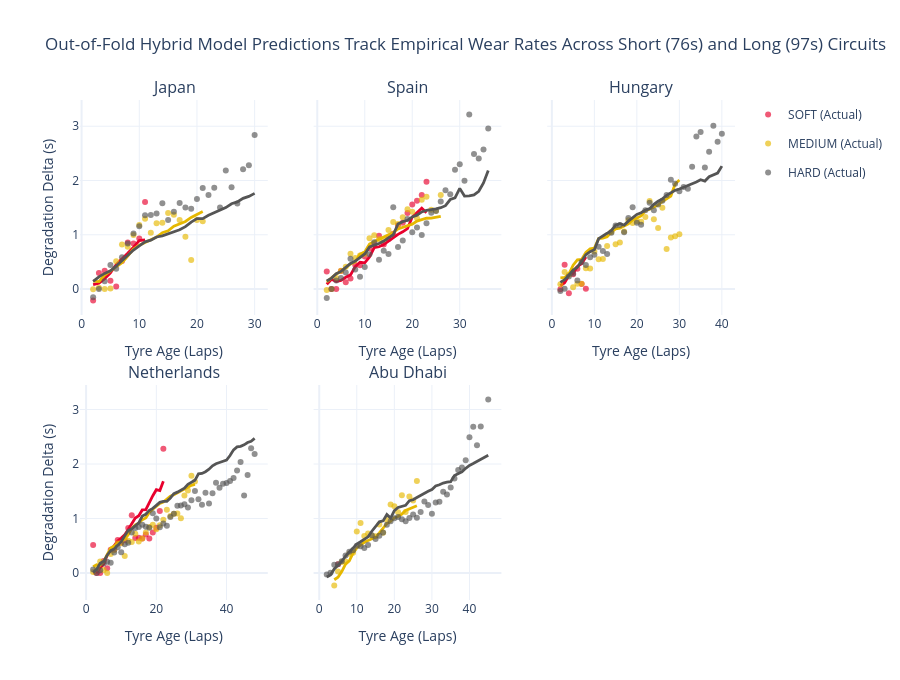

Notebook source saved alongside this figure:
### Markdown cell above
## 3. Predicted Degradation Curves: Expressive Model vs. Linear Baseline

Below we compare the out-of-fold degradation curves predicted by the **Hybrid Physics-Guided Monotonic Boosting** model against the **Linear Baseline** and actual binned observations across all five held-out circuits.

### Code cell
binned_oof = (
    oof_df.groupby(["Circuit", "Compound", "TyreLife"], as_index=False)
    .agg(
        ActualDelta=("StintDegradationDelta", "median"),
        BaselinePred=("Pred_Baseline_Delta", "median"),
        HybridPred=("Pred_Hybrid_Delta", "median"),
        LapsCount=("LapNumber", "count"),
    )
)
binned_oof = binned_oof[binned_oof["LapsCount"] >= 2].copy()

circuits_order = list(DEFAULT_RACES_2024.keys())
fig_pred = make_subplots(
    rows=2,
    cols=3,
    subplot_titles=circuits_order,
    shared_xaxes=False,
    shared_yaxes=True,
    vertical_spacing=0.14,
    horizontal_spacing=0.07,
)

for idx, circuit in enumerate(circuits_order):
    r = (idx // 3) + 1
    c = (idx % 3) + 1
    c_sub = binned_oof[binned_oof["Circuit"] == circuit]

    for comp in ["SOFT", "MEDIUM", "HARD"]:
        sub = c_sub[c_sub["Compound"] == comp].sort_values("TyreLife")
        if sub.empty:
            continue

        # Actual median observations
        fig_pred.add_trace(
            go.Scatter(
                x=sub["TyreLife"],
                y=sub["ActualDelta"],
                mode="markers",
                name=f"{comp} (Actual)",
                legendgroup=comp,
                showlegend=(idx == 0),
                marker=dict(color=COMPOUND_COLORS[comp], size=6, opacity=0.65),
            ),
            row=r,
            col=c,
        )
        # Out-of-fold Hybrid model curve
        fig_pred.add_trace(
            go.Scatter(
                x=sub["TyreLife"],
                y=sub["HybridPred"],
                mode="lines",
                name=f"{comp} (Hybrid LORO Pred)",
                legendgroup=comp,
                showlegend=False,
                line=dict(color=COMPOUND_COLORS[comp], width=2.8),
            ),
            row=r,
            col=c,
        )

    fig_pred.update_xaxes(title_text="Tyre Age (Laps)", row=r, col=c)
    if c == 1:
        fig_pred.update_yaxes(title_text="Degradation Delta (s)", row=r, col=c)

fig_pred.update_layout(
    title_text="Out-of-Fold Hybrid Model Predictions Track Empirical Wear Rates Across Short (76s) and Long (97s) Circuits",
    template="plotly_white",
    height=680,
)
fig_pred.show()

### Figure 1 — Plotly figure (JSON) as saved in the notebook; plotly's stock layout.template omitted (floating-point values rounded to 4 significant figures)
{"data": [{"legendgroup": "SOFT", "marker": {"color": "#E8002D", "opacity": 0.65, "size": 6}, "mode": "markers", "name": "SOFT (Actual)", "showlegend": true, "type": "scatter", "x": [2, 3, 4, 5, 6, 7, 8, 9, 10, 11], "xaxis": "x", "y": [-0.211, 0.2965, 0.3358, 0.1552, 0.04524, 0.518, 0.8576, 0.8398, 0.9322, 1.602], "yaxis": "y"}, {"legendgroup": "SOFT", "line": {"color": "#E8002D", "width": 2.8}, "mode": "lines", "name": "SOFT (Hybrid LORO Pred)", "showlegend": false, "type": "scatter", "x": [2, 3, 4, 5, 6, 7, 8, 9, 10, 11], "xaxis": "x", "y": [0.08188, 0.1068, 0.1903, 0.3004, 0.4515, 0.5465, 0.6599, 0.7724, 0.8945, 0.9076], "yaxis": "y"}, {"legendgroup": "MEDIUM", "marker": {"color": "#E6B800", "opacity": 0.65, "size": 6}, "mode": "markers", "name": "MEDIUM (Actual)", "showlegend": true, "type": "scatter", "x": [2, 3, 4, 5, 6, 7, 8, 9, 10, 11, 12, 13, 14, 15, 16, 17, 18, 19, 20, 21], "xaxis": "x", "y": [-0.00512, 0.02468, 0.0, 0.00798, 0.512, 0.8224, 0.7792, 0.9971, 1.182, 1.294, 1.039, 1.214, 1.22, 1.4, 1.371, 1.27, 0.9647, 0.5346, 1.274, 1.248], "yaxis": "y"}, {"legendgroup": "MEDIUM", "line": {"color": "#E6B800", "width": 2.8}, "mode": "lines", "name": "MEDIUM (Hybrid LORO Pred)", "showlegend": false, "type": "scatter", "x": [2, 3, 4, 5, 6, 7, 8, 9, 10, 11, 12, 13, 14, 15, 16, 17, 18, 19, 20, 21], "xaxis": "x", "y": [0.1447, 0.1369, 0.2572, 0.3287, 0.3958, 0.4833, 0.6092, 0.7386, 0.8087, 0.8601, 0.9204, 0.9572, 1.038, 1.072, 1.159, 1.204, 1.246, 1.319, 1.366, 1.428], "yaxis": "y"}, {"legendgroup": "HARD", "marker": {"color": "#555555", "opacity": 0.65, "size": 6}, "mode": "markers", "name": "HARD (Actual)", "showlegend": true, "type": "scatter", "x": [2, 3, 4, 5, 6, 7, 8, 9, 10, 11, 12, 13, 14, 15, 16, 17, 18, 19, 20, 21, 22, 23, 24, 25, 26, 27, 28, 29, 30], "xaxis": "x", "y": [-0.152, 0.0, 0.1416, 0.4445, 0.3724, 0.5862, 0.8378, 1.024, 1.159, 1.359, 1.366, 1.391, 1.582, 1.272, 1.423, 1.587, 1.503, 1.481, 1.658, 1.861, 1.732, 1.865, 1.502, 2.184, 1.876, 1.577, 2.207, 2.281, 2.84], "yaxis": "y"}, {"legendgroup": "HARD", "line": {"color": "#555555", "width": 2.8}, "mode": "lines", "name": "HARD (Hybrid LORO Pred)", "showlegend": false, "type": "scatter", "x": [2, 3, 4, 5, 6, 7, 8, 9, 10, 11, 12, 13, 14, 15, 16, 17, 18, 19, 20, 21, 22, 23, 24, 25, 26, 27, 28, 29, 30], "xaxis": "x", "y": [0.1422, 0.2253, 0.2885, 0.3364, 0.4237, 0.5252, 0.6124, 0.7188, 0.7961, 0.8687, 0.9009, 0.9593, 0.98, 1.013, 1.048, 1.091, 1.149, 1.235, 1.298, 1.297, 1.358, 1.402, 1.45, 1.5, 1.572, 1.605, 1.671, 1.708, 1.763], "yaxis": "y"}, {"legendgroup": "SOFT", "marker": {"color": "#E8002D", "opacity": 0.65, "size": 6}, "mode": "markers", "name": "SOFT (Actual)", "showlegend": false, "type": "scatter", "x": [2, 3, 4, 5, 6, 7, 8, 9, 10, 11, 12, 13, 14, 15, 16, 17, 18, 19, 20, 21, 22, 23], "xaxis": "x2", "y": [0.3246, 0.0, 0.0, 0.3303, 0.1269, 0.1962, 0.4416, 0.438, 0.6008, 0.7498, 0.8268, 0.9837, 0.8203, 0.9237, 1.017, 1.175, 1.221, 1.403, 1.558, 1.629, 1.734, 1.975], "yaxis": "y2"}, {"legendgroup": "SOFT", "line": {"color": "#E8002D", "width": 2.8}, "mode": "lines", "name": "SOFT (Hybrid LORO Pred)", "showlegend": false, "type": "scatter", "x": [2, 3, 4, 5, 6, 7, 8, 9, 10, 11, 12, 13, 14, 15, 16, 17, 18, 19, 20, 21, 22, 23], "xaxis": "x2", "y": [0.0877, 0.1802, 0.137, 0.1601, 0.2164, 0.2616, 0.4149, 0.4937, 0.4827, 0.5917, 0.7654, 0.7793, 0.8181, 0.8821, 0.9457, 1.008, 1.054, 1.115, 1.327, 1.414, 1.491, 1.406], "yaxis": "y2"}, {"legendgroup": "MEDIUM", "marker": {"color": "#E6B800", "opacity": 0.65, "size": 6}, "mode": "markers", "name": "MEDIUM (Actual)", "showlegend": false, "type": "scatter", "x": [2, 3, 4, 5, 6, 7, 8, 9, 10, 11, 12, 13, 14, 15, 16, 17, 18, 19, 20, 21, 22, 23, 24, 25, 26], "xaxis": "x2", "y": [-0.0177, 0.0, 0.2036, 0.3362, 0.4122, 0.6485, 0.5704, 0.616, 0.6494, 0.9372, 0.9918, 0.9157, 0.9172, 1.089, 1.234, 1.197, 1.325, 1.47, 1.424, 1.305, 1.643, 1.703, 1.461, 1.444, 1.734], "yaxis": "y2"}, {"legendgroup": "MEDIUM", "line": {"color": "#E6B800", "width": 2.8}, "mode": "lines", "name": "MEDIUM (Hybrid LORO Pred)", "showlegend": false, "type": "scatter", "x": [2, 3, 4, 5, 6, 7, 8, 9, 10, 11, 12, 13, 14, 15, 16, 17, 18, 19, 20, 21, 22, 23, 24, 25, 26], "xaxis": "x2", "y": [0.1317, 0.2101, 0.2767, 0.3232, 0.3968, 0.4643, 0.5021, 0.6419, 0.6817, 0.8306, 0.876, 0.9199, 0.9657, 1.004, 1.039, 1.107, 1.132, 1.161, 1.195, 1.253, 1.282, 1.305, 1.307, 1.317, 1.34], "yaxis": "y2"}, {"legendgroup": "HARD", "marker": {"color": "#555555", "opacity": 0.65, "size": 6}, "mode": "markers", "name": "HARD (Actual)", "showlegend": false, "type": "scatter", "x": [2, 3, 4, 5, 6, 7, 8, 9, 10, 11, 12, 13, 14, 15, 16, 17, 18, 19, 20, 21, 22, 23, 24, 25, 26, 27, 28, 29, 30, 31, 32, 33, 34, 35, 36], "xaxis": "x2", "y": [-0.1666, 0.0, 0.1558, 0.2022, 0.3065, 0.5564, 0.3625, 0.2253, 0.4072, 0.6424, 0.8604, 0.54, 0.7047, 0.644, 1.51, 0.7762, 0.8933, 1.291, 1.047, 1.134, 0.9943, 1.212, 1.407, 1.438, 1.612, 1.821, 1.748, 2.199, 2.3, 1.995, 3.216, 2.486, 2.405, 2.573, 2.958], "yaxis": "y2"}, {"legendgroup": "HARD", "line": {"color": "#555555", "width": 2.8}, "mode": "lines", "name": "HARD (Hybrid LORO Pred)", "showlegend": false, "type": "scatter", "x": [2, 3, 4, 5, 6, 7, 8, 9, 10, 11, 12, 13, 14, 15, 16, 17, 18, 19, 20, 21, 22, 23, 24, 25, 26, 27, 28, 29, 30, 31, 32, 33, 34, 35, 36], "xaxis": "x2", "y": [0.1483, 0.2012, 0.2843, 0.3249, 0.3992, 0.4728, 0.5146, 0.5852, 0.6469, 0.7761, 0.8051, 0.838, 0.8843, 0.9414, 1.001, 1.198, 1.241, 1.267, 1.329, 1.361, 1.421, 1.452, 1.461, 1.476, 1.499, 1.536, 1.649, 1.682, 1.855, 1.713, 1.717, 1.735, 1.801, 1.956, 2.185], "yaxis": "y2"}, {"legendgroup": "SOFT", "marker": {"color": "#E8002D", "opacity": 0.65, "size": 6}, "mode": "markers", "name": "SOFT (Actual)", "showlegend": false, "type": "scatter", "x": [2, 3, 4, 5, 6, 7, 8], "xaxis": "x3", "y": [-0.0028, 0.4494, -0.07668, 0.2737, 0.3745, 0.09416, 0.00746], "yaxis": "y3"}, {"legendgroup": "SOFT", "line": {"color": "#E8002D", "width": 2.8}, "mode": "lines", "name": "SOFT (Hybrid LORO Pred)", "showlegend": false, "type": "scatter", "x": [2, 3, 4, 5, 6, 7, 8], "xaxis": "x3", "y": [0.06081, 0.1162, 0.249, 0.2865, 0.4171, 0.4673, 0.5901], "yaxis": "y3"}, {"legendgroup": "MEDIUM", "marker": {"color": "#E6B800", "opacity": 0.65, "size": 6}, "mode": "markers", "name": "MEDIUM (Actual)", "showlegend": false, "type": "scatter", "x": [2, 3, 4, 5, 6, 7, 8, 9, 10, 11, 12, 13, 14, 15, 16, 17, 18, 19, 20, 21, 22, 23, 24, 25, 26, 27, 28, 29, 30], "xaxis": "x3", "y": [0.08836, 0.3141, 0.262, 0.03396, 0.0964, 0.0968, 0.3817, 0.3766, 0.6923, 0.5491, 0.5531, 0.7951, 1.05, 0.8252, 0.859, 1.062, 1.268, 1.218, 1.253, 1.242, 1.328, 1.623, 1.285, 1.126, 1.496, 0.7382, 0.951, 0.9734, 1.008], "yaxis": "y3"}, {"legendgroup": "MEDIUM", "line": {"color": "#E6B800", "width": 2.8}, "mode": "lines", "name": "MEDIUM (Hybrid LORO Pred)", "showlegend": false, "type": "scatter", "x": [2, 3, 4, 5, 6, 7, 8, 9, 10, 11, 12, 13, 14, 15, 16, 17, 18, 19, 20, 21, 22, 23, 24, 25, 26, 27, 28, 29, 30], "xaxis": "x3", "y": [0.207, 0.2139, 0.2736, 0.4388, 0.5393, 0.5455, 0.6729, 0.7402, 0.7542, 0.93, 0.9389, 0.9646, 1.049, 1.11, 1.122, 1.163, 1.203, 1.273, 1.31, 1.348, 1.446, 1.47, 1.511, 1.546, 1.613, 1.664, 1.713, 1.936, 2.008], "yaxis": "y3"}, {"legendgroup": "HARD", "marker": {"color": "#555555", "opacity": 0.65, "size": 6}, "mode": "markers", "name": "HARD (Actual)", "showlegend": false, "type": "scatter", "x": [2, 3, 4, 5, 6, 7, 8, 9, 10, 11, 12, 13, 14, 15, 16, 17, 18, 19, 20, 21, 22, 23, 24, 25, 26, 27, 28, 29, 30, 31, 32, 33, 34, 35, 36, 37, 38, 39, 40], "xaxis": "x3", "y": [-0.0344, 0.0059, 0.2334, 0.2868, 0.1554, 0.4979, 0.4447, 0.5864, 0.6316, 0.7794, 0.6995, 0.6448, 1.036, 1.169, 1.179, 1.049, 1.309, 1.507, 1.223, 1.184, 1.451, 1.591, 1.452, 1.56, 1.627, 1.733, 2.012, 1.939, 1.801, 1.879, 1.849, 2.252, 2.81, 2.895, 2.238, 2.53, 3.009, 2.715, 2.863], "yaxis": "y3"}, {"legendgroup": "HARD", "line": {"color": "#555555", "width": 2.8}, "mode": "lines", "name": "HARD (Hybrid LORO Pred)", "showlegend": false, "type": "scatter", "x": [2, 3, 4, 5, 6, 7, 8, 9, 10, 11, 12, 13, 14, 15, 16, 17, 18, 19, 20, 21, 22, 23, 24, 25, 26, 27, 28, 29, 30, 31, 32, 33, 34, 35, 36, 37, 38, 39, 40], "xaxis": "x3", "y": [0.1222, 0.1707, 0.2547, 0.3506, 0.4012, 0.5194, 0.6325, 0.6887, 0.7242, 0.9289, 0.9852, 1.027, 1.08, 1.175, 1.204, 1.178, 1.252, 1.316, 1.376, 1.406, 1.456, 1.481, 1.56, 1.618, 1.661, 1.726, 1.776, 1.818, 1.843, 1.873, 1.911, 1.942, 1.971, 2.014, 1.99, 2.069, 2.099, 2.137, 2.265], "yaxis": "y3"}, {"legendgroup": "SOFT", "marker": {"color": "#E8002D", "opacity": 0.65, "size": 6}, "mode": "markers", "name": "SOFT (Actual)", "showlegend": false, "type": "scatter", "x": [2, 3, 4, 5, 6, 7, 8, 9, 10, 11, 12, 13, 14, 15, 16, 17, 18, 19, 20, 21, 22], "xaxis": "x4", "y": [0.5161, 0.0, 0.0, 0.2192, 0.08782, 0.4266, 0.4297, 0.605, 0.5609, 0.6066, 0.8274, 1.062, 0.641, 0.6481, 0.6349, 0.7058, 0.6348, 0.7428, 0.8314, 1.14, 2.278], "yaxis": "y4"}, {"legendgroup": "SOFT", "line": {"color": "#E8002D", "width": 2.8}, "mode": "lines", "name": "SOFT (Hybrid LORO Pred)", "showlegend": false, "type": "scatter", "x": [2, 3, 4, 5, 6, 7, 8, 9, 10, 11, 12, 13, 14, 15, 16, 17, 18, 19, 20, 21, 22], "xaxis": "x4", "y": [-0.001301, 0.01807, 0.08957, 0.1596, 0.3271, 0.416, 0.4817, 0.5877, 0.6418, 0.7017, 0.798, 0.9023, 1.008, 1.05, 1.158, 1.164, 1.306, 1.419, 1.53, 1.513, 1.682], "yaxis": "y4"}, {"legendgroup": "MEDIUM", "marker": {"color": "#E6B800", "opacity": 0.65, "size": 6}, "mode": "markers", "name": "MEDIUM (Actual)", "showlegend": false, "type": "scatter", "x": [2, 3, 4, 5, 6, 7, 8, 9, 10, 11, 12, 13, 14, 15, 16, 17, 18, 19, 20, 21, 22, 23, 24, 25, 26, 27, 28, 29, 30, 31], "xaxis": "x4", "y": [0.01792, 0.08228, 0.2109, 0.0535, 0.0013, 0.3476, 0.42, 0.5404, 0.5445, 0.3146, 0.5936, 0.5688, 0.7186, 0.5806, 0.6344, 0.7442, 0.8462, 0.887, 0.803, 0.878, 0.9762, 1.163, 1.048, 1.087, 1.094, 1.005, 1.424, 1.514, 1.784, 1.679], "yaxis": "y4"}, {"legendgroup": "MEDIUM", "line": {"color": "#E6B800", "width": 2.8}, "mode": "lines", "name": "MEDIUM (Hybrid LORO Pred)", "showlegend": false, "type": "scatter", "x": [2, 3, 4, 5, 6, 7, 8, 9, 10, 11, 12, 13, 14, 15, 16, 17, 18, 19, 20, 21, 22, 23, 24, 25, 26, 27, 28, 29, 30, 31], "xaxis": "x4", "y": [0.1176, 0.1541, 0.1416, 0.2111, 0.3353, 0.4574, 0.4964, 0.5456, 0.5791, 0.622, 0.7014, 0.8165, 0.8821, 0.9124, 0.9796, 1.011, 1.109, 1.171, 1.232, 1.277, 1.301, 1.351, 1.41, 1.437, 1.471, 1.505, 1.55, 1.58, 1.609, 1.626], "yaxis": "y4"}, {"legendgroup": "HARD", "marker": {"color": "#555555", "opacity": 0.65, "size": 6}, "mode": "markers", "name": "HARD (Actual)", "showlegend": false, "type": "scatter", "x": [2, 3, 4, 5, 6, 7, 8, 9, 10, 11, 12, 13, 14, 15, 16, 17, 18, 19, 20, 21, 22, 23, 24, 25, 26, 27, 28, 29, 30, 31, 32, 33, 34, 35, 36, 37, 38, 39, 40, 41, 42, 43, 44, 45, 46, 47, 48], "xaxis": "x4", "y": [0.0629, 0.00034, 0.0518, 0.1743, 0.2058, 0.1888, 0.3768, 0.4715, 0.381, 0.5291, 0.5574, 0.7432, 0.8248, 0.8456, 0.8848, 0.8487, 0.8312, 1.099, 0.9984, 0.8422, 0.9103, 0.8694, 1.027, 1.088, 1.234, 1.237, 1.261, 1.202, 1.335, 1.507, 1.356, 1.252, 1.474, 1.277, 1.465, 1.656, 1.563, 1.64, 1.653, 1.691, 1.744, 1.88, 2.039, 1.422, 1.801, 2.288, 2.182], "yaxis": "y4"}, {"legendgroup": "HARD", "line": {"color": "#555555", "width": 2.8}, "mode": "lines", "name": "HARD (Hybrid LORO Pred)", "showlegend": false, "type": "scatter", "x": [2, 3, 4, 5, 6, 7, 8, 9, 10, 11, 12, 13, 14, 15, 16, 17, 18, 19, 20, 21, 22, 23, 24, 25, 26, 27, 28, 29, 30, 31, 32, 33, 34, 35, 36, 37, 38, 39, 40, 41, 42, 43, 44, 45, 46, 47, 48], "xaxis": "x4", "y": [0.01219, 0.06588, 0.1777, 0.2148, 0.327, 0.4099, 0.4418, 0.5008, 0.5757, 0.682, 0.7816, 0.8107, 0.8594, 0.9211, 1.046, 1.078, 1.149, 1.185, 1.24, 1.297, 1.313, 1.316, 1.377, 1.458, 1.485, 1.515, 1.558, 1.629, 1.672, 1.701, 1.819, 1.828, 1.86, 1.904, 1.967, 2.006, 2.028, 2.05, 2.073, 2.156, 2.261, 2.315, 2.324, 2.352, 2.395, 2.418, 2.471], "yaxis": "y4"}, {"legendgroup": "SOFT", "marker": {"color": "#E8002D", "opacity": 0.65, "size": 6}, "mode": "markers", "name": "SOFT (Actual)", "showlegend": false, "type": "scatter", "x": [5], "xaxis": "x5", "y": [0.1628], "yaxis": "y5"}, {"legendgroup": "SOFT", "line": {"color": "#E8002D", "width": 2.8}, "mode": "lines", "name": "SOFT (Hybrid LORO Pred)", "showlegend": false, "type": "scatter", "x": [5], "xaxis": "x5", "y": [0.06367], "yaxis": "y5"}, {"legendgroup": "MEDIUM", "marker": {"color": "#E6B800", "opacity": 0.65, "size": 6}, "mode": "markers", "name": "MEDIUM (Actual)", "showlegend": false, "type": "scatter", "x": [4, 5, 6, 7, 8, 9, 10, 11, 12, 13, 14, 15, 16, 17, 18, 19, 20, 21, 22, 23, 24, 25, 26], "xaxis": "x5", "y": [-0.2287, 0.02643, 0.2005, 0.2116, 0.3518, 0.3699, 0.7603, 0.9184, 0.6809, 0.7259, 0.6867, 0.6736, 0.891, 0.7399, 0.9724, 1.256, 1.227, 1.117, 1.426, 1.122, 1.405, 1.331, 1.688], "yaxis": "y5"}, {"legendgroup": "MEDIUM", "line": {"color": "#E6B800", "width": 2.8}, "mode": "lines", "name": "MEDIUM (Hybrid LORO Pred)", "showlegend": false, "type": "scatter", "x": [4, 5, 6, 7, 8, 9, 10, 11, 12, 13, 14, 15, 16, 17, 18, 19, 20, 21, 22, 23, 24, 25, 26], "xaxis": "x5", "y": [-0.1238, -0.07657, 0.02756, 0.1638, 0.2241, 0.3653, 0.4607, 0.5154, 0.5635, 0.5971, 0.6294, 0.6601, 0.7378, 0.8248, 0.909, 0.9479, 1.016, 1.038, 1.082, 1.148, 1.181, 1.207, 1.234], "yaxis": "y5"}, {"legendgroup": "HARD", "marker": {"color": "#555555", "opacity": 0.65, "size": 6}, "mode": "markers", "name": "HARD (Actual)", "showlegend": false, "type": "scatter", "x": [2, 3, 4, 5, 6, 7, 8, 9, 10, 11, 12, 13, 14, 15, 16, 17, 18, 19, 20, 21, 22, 23, 24, 25, 26, 27, 28, 29, 30, 31, 32, 33, 34, 35, 36, 37, 38, 39, 40, 41, 42, 43, 45], "xaxis": "x5", "y": [-0.0286, 0.0057, 0.1521, 0.1606, 0.2145, 0.3234, 0.3899, 0.4184, 0.5016, 0.4922, 0.4575, 0.5158, 0.6941, 0.6235, 0.6853, 0.7452, 0.8868, 0.9509, 1.007, 1.026, 0.9867, 0.9516, 1.011, 1.076, 1.014, 1.121, 1.312, 1.247, 1.088, 1.295, 1.31, 1.492, 1.442, 1.569, 1.733, 1.892, 1.937, 2.071, 2.492, 2.686, 2.346, 2.689, 3.184], "yaxis": "y5"}, {"legendgroup": "HARD", "line": {"color": "#555555", "width": 2.8}, "mode": "lines", "name": "HARD (Hybrid LORO Pred)", "showlegend": false, "type": "scatter", "x": [2, 3, 4, 5, 6, 7, 8, 9, 10, 11, 12, 13, 14, 15, 16, 17, 18, 19, 20, 21, 22, 23, 24, 25, 26, 27, 28, 29, 30, 31, 32, 33, 34, 35, 36, 37, 38, 39, 40, 41, 42, 43, 45], "xaxis": "x5", "y": [-0.07344, -0.03332, 0.07505, 0.1405, 0.2156, 0.31, 0.3852, 0.4566, 0.5308, 0.5738, 0.6193, 0.6648, 0.7668, 0.8458, 0.9389, 0.9566, 1.075, 1.008, 1.146, 1.202, 1.229, 1.242, 1.326, 1.344, 1.385, 1.423, 1.475, 1.499, 1.533, 1.596, 1.62, 1.652, 1.667, 1.676, 1.79, 1.825, 1.858, 1.922, 1.974, 2.009, 2.05, 2.092, 2.161], "yaxis": "y5"}], "layout": {"annotations": [{"font": {"size": 16}, "showarrow": false, "text": "Japan", "x": 0.1433, "xanchor": "center", "xref": "paper", "y": 1.0, "yanchor": "bottom", "yref": "paper"}, {"font": {"size": 16}, "showarrow": false, "text": "Spain", "x": 0.5, "xanchor": "center", "xref": "paper", "y": 1.0, "yanchor": "bottom", "yref": "paper"}, {"font": {"size": 16}, "showarrow": false, "text": "Hungary", "x": 0.8567, "xanchor": "center", "xref": "paper", "y": 1.0, "yanchor": "bottom", "yref": "paper"}, {"font": {"size": 16}, "showarrow": false, "text": "Netherlands", "x": 0.1433, "xanchor": "center", "xref": "paper", "y": 0.43, "yanchor": "bottom", "yref": "paper"}, {"font": {"size": 16}, "showarrow": false, "text": "Abu Dhabi", "x": 0.5, "xanchor": "center", "xref": "paper", "y": 0.43, "yanchor": "bottom", "yref": "paper"}], "height": 680, "title": {"text": "Out-of-Fold Hybrid Model Predictions Track Empirical Wear Rates Across Short (76s) and Long (97s) Circuits"}, "xaxis": {"anchor": "y", "domain": [0.0, 0.2867], "title": {"text": "Tyre Age (Laps)"}}, "xaxis2": {"anchor": "y2", "domain": [0.3567, 0.6433], "title": {"text": "Tyre Age (Laps)"}}, "xaxis3": {"anchor": "y3", "domain": [0.7133, 1.0], "title": {"text": "Tyre Age (Laps)"}}, "xaxis4": {"anchor": "y4", "domain": [0.0, 0.2867], "title": {"text": "Tyre Age (Laps)"}}, "xaxis5": {"anchor": "y5", "domain": [0.3567, 0.6433], "title": {"text": "Tyre Age (Laps)"}}, "xaxis6": {"anchor": "y6", "domain": [0.7133, 1.0]}, "yaxis": {"anchor": "x", "domain": [0.57, 1.0], "title": {"text": "Degradation Delta (s)"}}, "yaxis2": {"anchor": "x2", "domain": [0.57, 1.0], "matches": "y", "showticklabels": false}, "yaxis3": {"anchor": "x3", "domain": [0.57, 1.0], "matches": "y", "showticklabels": false}, "yaxis4": {"anchor": "x4", "domain": [0.0, 0.43], "title": {"text": "Degradation Delta (s)"}}, "yaxis5": {"anchor": "x5", "domain": [0.0, 0.43], "matches": "y4", "showticklabels": false}, "yaxis6": {"anchor": "x6", "domain": [0.0, 0.43], "matches": "y4", "showticklabels": false}}}
